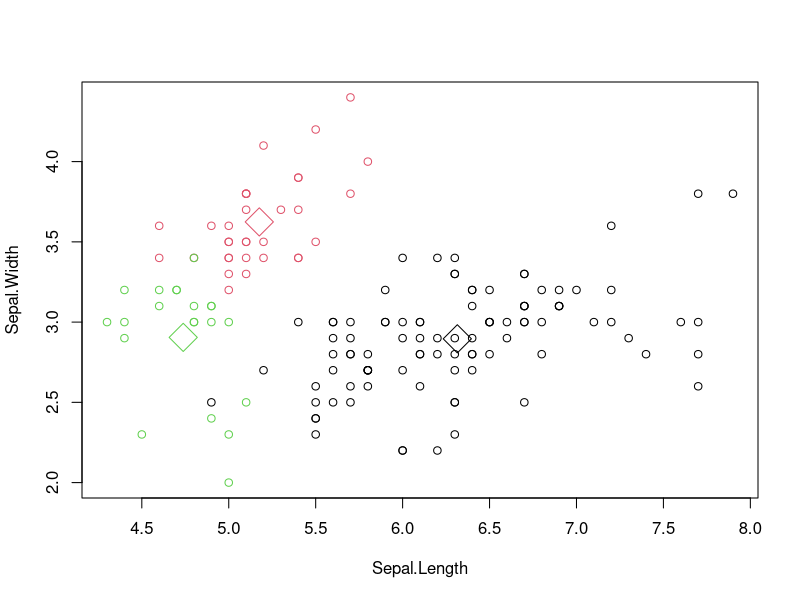

The R source for this figure:
##
# http://rischanlab.github.io/Kmeans.html
# http://www.rdatamining.com/examples/kmeans-clustering

names(iris)

# 최종적으로 분류할 라벨(Species)은 y변수에 할당하고 
# 설명변수 x에는 라벨(Species) 필드는 제외한다.
x <- iris[,-5]
y <- iris$Species

kc <- kmeans(x,3)
kc

# 클러스터링된 결과를 실제 분류라벨(y)과 비교해 보자.
table(y, kc$cluster)

plot(x[c("Sepal.Length", "Sepal.Width")], col = kc$cluster)
points(kc$centers[,c("Sepal.Length", "Sepal.Width")], col = 1:3, pch = 23, cex = 3)